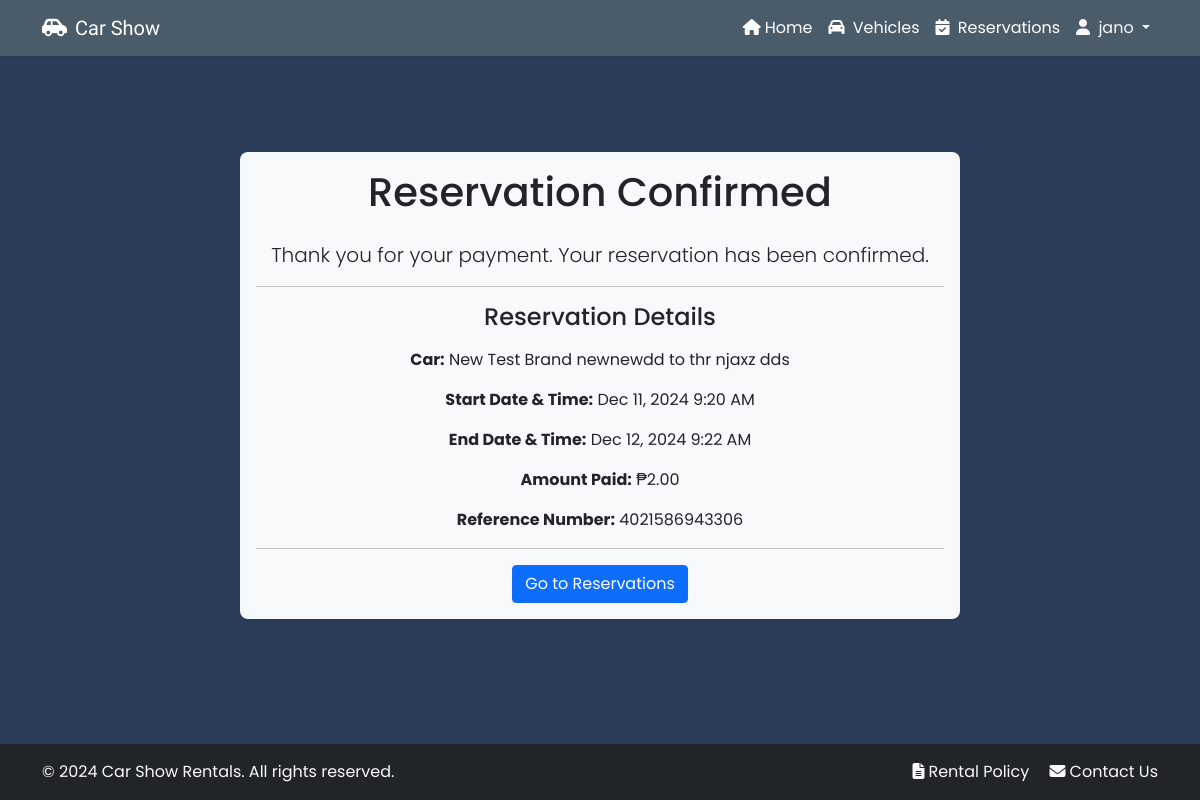
The page /payment-confirmation/76/ (signed in) on the database as committed earlier.
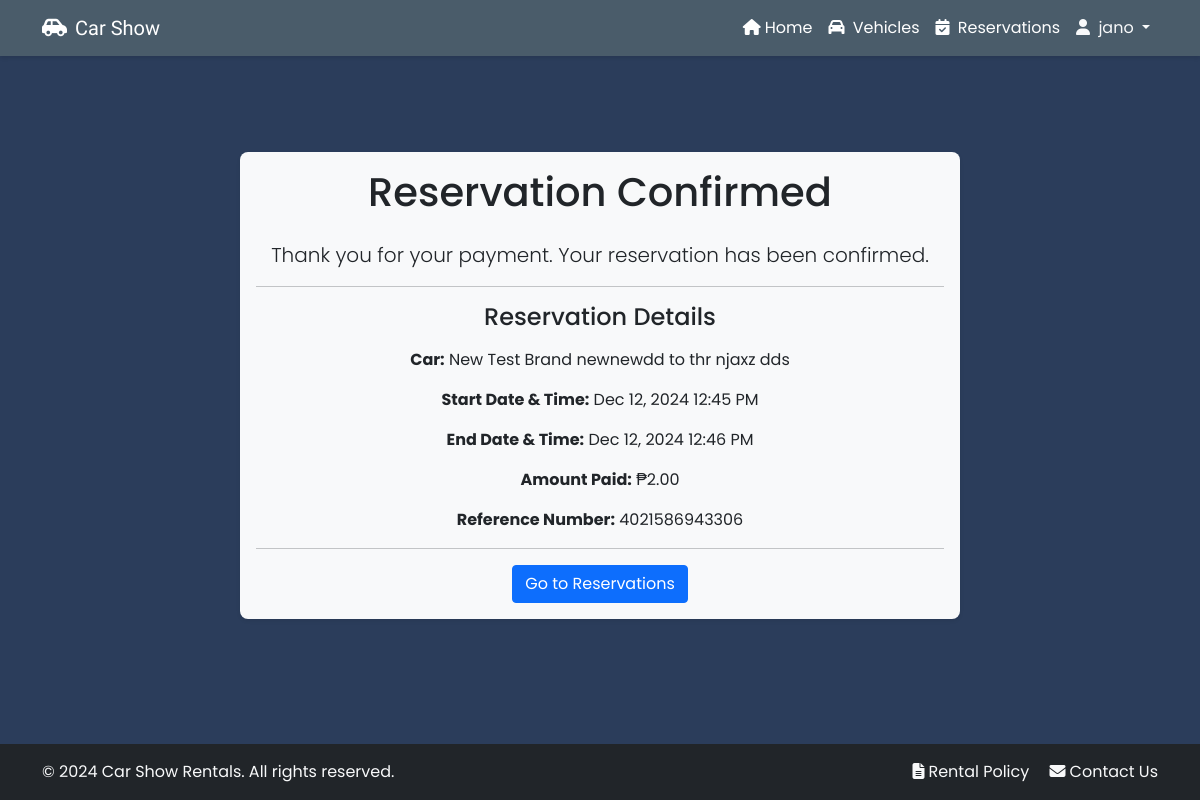
The same page on the database as committed later.
### backend/models.py (models this page shows, shortened)
class Reservation(models.Model):
    RATE_TYPES = [
        ('hourly', 'Hourly'),
        ('daily', 'Daily'),
        ('weekly', 'Weekly'),
    ]
    STATUS_CHOICES = [
        ('pending', 'Pending'),
        ('partial', 'Partial'),
        ('paid', 'Paid'),
        ('active', 'Active'),
        ('completed', 'Completed'),
        ('cancelled', 'Cancelled'),
    ]
    user = models.ForeignKey(User, on_delete=models.CASCADE)
    car = models.ForeignKey(Car, on_delete=models.CASCADE)
    rate_type = models.CharField(max_length=20, choices=RATE_TYPES)
    start_datetime = models.DateTimeField()
    end_datetime = models.DateTimeField()
    receipt_image = models.ImageField(upload_to='receipts/', blank=True, null=True)
    reference_number = models.CharField(max_length=50, blank=True, null=True)
    amount = models.DecimalField(max_digits=10, decimal_places=2, default=0)
    total_price = models.DecimalField(max_digits=10, decimal_places=2)
    status = models.CharField(max_length=20, choices=STATUS_CHOICES, default='pending')
    pickup_reminder_sent = models.BooleanField(default=False)
    return_reminder_sent = models.BooleanField(default=False)
    created_at = models.DateTimeField(auto_now_add=True)
    updated_at = models.DateTimeField(auto_now=True)
    class Meta:
        ordering = ['-created_at', '-updated_at']

class Car(models.Model):
    CAR_TYPES = [
        ('sedan', 'Sedan'),
        ('suv', 'SUV'),
        ('pick up', 'Pick Up'),
        ('van', 'Van'),
        ('mini van', 'Mini Van'),
    ]
    brand = models.CharField(max_length=100)
    model = models.CharField(max_length=100)
    year = models.IntegerField()
    total_units = models.IntegerField()
    unavailable_units = models.IntegerField(default=0)
    car_type = models.CharField(max_length=20, choices=CAR_TYPES)
    hourly_rate = models.DecimalField(max_digits=8, decimal_places=2)
    daily_rate = models.DecimalField(max_digits=8, decimal_places=2)
    features = models.TextField()
    created_at = models.DateTimeField(auto_now_add=True)
    class Meta:
        ordering = ['-created_at']

### frontend/views.py (the view)
# urls.py: path('payment-confirmation/<int:reservation_id>/', views.payment_confirmation,
@login_required
def payment_confirmation(request, reservation_id):
    reservation = get_object_or_404(Reservation, id=reservation_id, user=request.user)
    if reservation.total_price == reservation.amount:
        payment_type = 'full_payment'
    else:
        payment_type = 'down_payment'
    context = {
        'reservation': reservation,
        'payment_type': payment_type,
        'remaining_balance': reservation.total_price - reservation.amount
    }
    return render(request, 'frontend/payment_confirmation.html', context)

### frontend/templates/frontend/payment_confirmation.html (shortened to what this page needs)
{% extends 'frontend/base.html' %}
{% load static %}
{% block content %}
<div class="container py-5">
    <div class="row justify-content-center">
        <div class="col-md-8">
            <div class="card bg-light shadow-sm">
                <div class="card-body text-center">
                    <h1 class="card-title mb-4">Reservation Confirmed</h1>
                    <p class="lead">Thank you for your payment. Your reservation has been confirmed.</p>
                    <hr>
                    <h2 class="h4 mb-3">Reservation Details</h2>
                    <p><strong>Car:</strong> {{ reservation.car.brand }} {{ reservation.car.model }}</p>
                    <p><strong>Start Date & Time:</strong> {{ reservation.start_datetime|date:"M d, Y g:i A"}}</p>
                    <p><strong>End Date & Time:</strong> {{ reservation.end_datetime|date:"M d, Y g:i A"}}</p>
                    <p><strong>Amount Paid:</strong> ₱{{ reservation.amount }}</p>
                    <p><strong>Reference Number:</strong> {{ reservation.reference_number }}</p>
                    <hr>
                    <a href="{% url 'reservations' %}" class="btn btn-primary">Go to Reservations</a>
                </div>
            </div>
        </div>
    </div>
</div>
{% endblock %}

Rows that differ between the two databases and show on the page:
changed Reservation "New Test Brand newnewdd to thr njaxz": start_datetime "Dec 11, 2024 9:20 AM" → "Dec 12, 2024 12:45 PM"; end_datetime "Dec 12, 2024 9:22 AM" → "Dec 12, 2024 12:46 PM"
